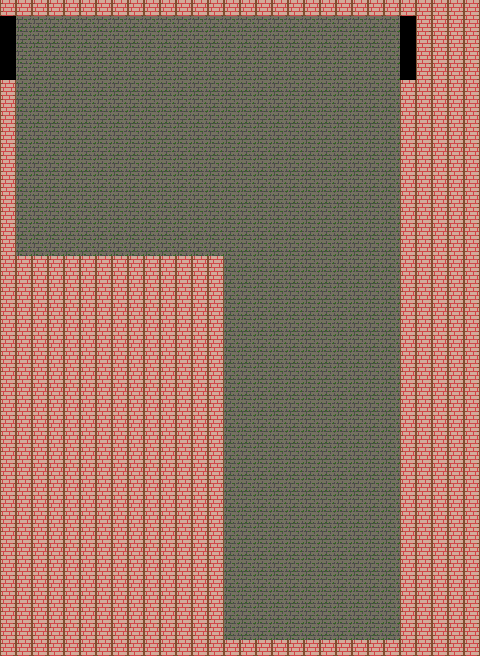

Rendered tile map (Tiled .tmx) drawn with the repository's tilesets; below, a short description and the map source with its tile grids summarised:
An orthogonal 30x41 tile map with 16x16 px tiles, 4 tile layers (ground, blocks_exits, items, characters), 5 tilesets.

<map version="1.0" orientation="orthogonal" renderorder="right-down" width="30" height="41" tilewidth="16" tileheight="16" nextobjectid="1">
 <tileset firstgid="1" name="tiles" tilewidth="16" tileheight="16" tilecount="80" columns="8">
  <image source="tiles.png" width="128" height="160" />
  <tile id="0">
   <properties>
    <property name="Blocked" type="bool" value="true" />
   </properties>
  </tile>
  <tile id="5">
   <properties>
    <property name="Blocked" type="bool" value="true" />
   </properties>
  </tile>
 </tileset>
 <tileset firstgid="81" name="tree" tilewidth="16" tileheight="16" tilecount="100" columns="10">
  <image source="tree.png" width="160" height="160" />
  <tile id="0">
   <properties>
    <property name="Blocked" type="bool" value="true" />
   </properties>
  </tile>
  <tile id="1">
   <properties>
    <property name="Blocked" type="bool" value="true" />
   </properties>
  </tile>
  <tile id="2">
   <properties>
    <property name="Blocked" type="bool" value="true" />
   </properties>
  </tile>
  <tile id="3">
   <properties>
    <property name="Blocked" type="bool" value="true" />
   </properties>
  </tile>
  <tile id="4">
   <properties>
    <property name="Blocked" type="bool" value="true" />
   </properties>
  </tile>
  <tile id="5">
   <properties>
    <property name="Blocked" type="bool" value="true" />
   </properties>
  </tile>
  <tile id="6">
   <properties>
    <property name="Blocked" type="bool" value="true" />
   </properties>
  </tile>
  <tile id="7">
   <properties>
    <property name="Blocked" type="bool" value="true" />
   </properties>
  </tile>
  <tile id="8">
   <properties>
    <property name="Blocked" type="bool" value="true" />
   </properties>
  </tile>
  <tile id="9">
   <properties>
    <property name="Blocked" type="bool" value="true" />
   </properties>
  </tile>
  <tile id="10">
   <properties>
    <property name="Blocked" type="bool" value="true" />
   </properties>
  </tile>
  <tile id="11">
   <properties>
    <property name="Blocked" type="bool" value="true" />
   </properties>
  </tile>
  <tile id="12">
   <properties>
    <property name="Blocked" type="bool" value="true" />
   </properties>
  </tile>
  <tile id="13">
   <properties>
    <property name="Blocked" type="bool" value="true" />
   </properties>
  </tile>
  <tile id="14">
   <properties>
    <property name="Blocked" type="bool" value="true" />
   </properties>
  </tile>
  <tile id="15">
   <properties>
    <property name="Blocked" type="bool" value="true" />
   </properties>
  </tile>
  <tile id="16">
   <properties>
    <property name="Blocked" type="bool" value="true" />
   </properties>
  </tile>
  <tile id="17">
   <properties>
    <property name="Blocked" type="bool" value="true" />
   </properties>
  </tile>
  <tile id="18">
   <properties>
    <property name="Blocked" type="bool" value="true" />
   </properties>
  </tile>
  <tile id="19">
   <properties>
    <property name="Blocked" type="bool" value="true" />
   </properties>
  </tile>
  <tile id="20">
   <properties>
    <property name="Blocked" type="bool" value="true" />
   </properties>
  </tile>
  <tile id="21">
   <properties>
    <property name="Blocked" type="bool" value="true" />
   </properties>
  </tile>
  <tile id="22">
   <properties>
    <property name="Blocked" type="bool" value="true" />
   </properties>
  </tile>
  <tile id="23">
   <properties>
    <property name="Blocked" type="bool" value="true" />
   </properties>
  </tile>
  <tile id="24">
   <properties>
    <property name="Blocked" type="bool" value="true" />
   </properties>
  </tile>
  <tile id="25">
   <properties>
    <property name="Blocked" type="bool" value="true" />
   </properties>
  </tile>
  <tile id="26">
   <properties>
    <property name="Blocked" type="bool" value="true" />
   </properties>
  </tile>
  <tile id="27">
   <properties>
    <property name="Blocked" type="bool" value="true" />
   </properties>
  </tile>
  <tile id="28">
   <properties>
    <property name="Blocked" type="bool" value="true" />
   </properties>
  </tile>
  <tile id="29">
   <properties>
    <property name="Blocked" type="bool" value="true" />
   </properties>
  </tile>
  <tile id="30">
   <properties>
    <property name="Blocked" type="bool" value="true" />
   </properties>
  </tile>
  <tile id="31">
   <properties>
    <property name="Blocked" type="bool" value="true" />
   </properties>
  </tile>
  <tile id="32">
   <properties>
    <property name="Blocked" type="bool" value="true" />
   </properties>
  </tile>
  <tile id="33">
   <properties>
    <property name="Blocked" type="bool" value="true" />
   </properties>
  </tile>
  <tile id="34">
   <properties>
    <property name="Blocked" type="bool" value="true" />
   </properties>
  </tile>
  <tile id="35">
   <properties>
    <property name="Blocked" type="bool" value="true" />
   </properties>
  </tile>
  <tile id="36">
   <properties>
    <property name="Blocked" type="bool" value="true" />
   </properties>
  </tile>
  <tile id="37">
   <properties>
    <property name="Blocked" type="bool" value="true" />
   </properties>
  </tile>
  <tile id="38">
   <properties>
    <property name="Blocked" type="bool" value="true" />
   </properties>
  </tile>
  <tile id="39">
   <properties>
    <property name="Blocked" type="bool" value="true" />
   </properties>
  </tile>
  <tile id="40">
   <properties>
    <property name="Blocked" type="bool" value="true" />
   </properties>
  </tile>
  <tile id="41">
   <properties>
    <property name="Blocked" type="bool" value="true" />
   </properties>
  </tile>
  <tile id="42">
   <properties>
    <property name="Blocked" type="bool" value="true" />
   </properties>
  </tile>
  <tile id="43">
   <properties>
    <property name="Blocked" type="bool" value="true" />
   </properties>
  </tile>
  <tile id="44">
   <properties>
    <property name="Blocked" type="bool" value="true" />
   </properties>
  </tile>
  <tile id="45">
   <properties>
    <property name="Blocked" type="bool" value="true" />
   </properties>
  </tile>
  <tile id="46">
   <properties>
    <property name="Blocked" type="bool" value="true" />
   </properties>
  </tile>
  <tile id="47">
   <properties>
    <property name="Blocked" type="bool" value="true" />
   </properties>
  </tile>
  <tile id="48">
   <properties>
    <property name="Blocked" type="bool" value="true" />
   </properties>
  </tile>
  <tile id="49">
   <properties>
    <property name="Blocked" type="bool" value="true" />
   </properties>
  </tile>
  <tile id="50">
   <properties>
    <property name="Blocked" type="bool" value="true" />
   </properties>
  </tile>
  <tile id="51">
   <properties>
    <property name="Blocked" type="bool" value="true" />
   </properties>
  </tile>
  <tile id="52">
   <properties>
    <property name="Blocked" type="bool" value="true" />
   </properties>
  </tile>
  <tile id="53">
   <properties>
    <property name="Blocked" type="bool" value="true" />
   </properties>
  </tile>
  <tile id="54">
   <properties>
    <property name="Blocked" type="bool" value="true" />
   </properties>
  </tile>
  <tile id="55">
   <properties>
    <property name="Blocked" type="bool" value="true" />
   </properties>
  </tile>
  <tile id="56">
   <properties>
    <property name="Blocked" type="bool" value="true" />
   </properties>
  </tile>
  <tile id="57">
   <properties>
    <property name="Blocked" type="bool" value="true" />
   </properties>
  </tile>
  <tile id="58">
   <properties>
    <property name="Blocked" type="bool" value="true" />
   </properties>
  </tile>
  <tile id="59">
   <properties>
    <property name="Blocked" type="bool" value="true" />
   </properties>
  </tile>
  <tile id="60">
   <properties>
    <property name="Blocked" type="bool" value="true" />
   </properties>
  </tile>
  <tile id="61">
   <properties>
    <property name="Blocked" type="bool" value="true" />
   </properties>
  </tile>
  <tile id="62">
   <properties>
    <property name="Blocked" type="bool" value="true" />
   </properties>
  </tile>
  <tile id="63">
   <properties>
    <property name="Blocked" type="bool" value="true" />
   </properties>
  </tile>
  <tile id="64">
   <properties>
    <property name="Blocked" type="bool" value="true" />
   </properties>
  </tile>
  <tile id="65">
   <properties>
    <property name="Blocked" type="bool" value="true" />
   </properties>
  </tile>
  <tile id="66">
   <properties>
    <property name="Blocked" type="bool" value="true" />
   </properties>
  </tile>
  <tile id="67">
   <properties>
    <property name="Blocked" type="bool" value="true" />
   </properties>
  </tile>
  <tile id="68">
   <properties>
    <property name="Blocked" type="bool" value="true" />
   </properties>
  </tile>
  <tile id="69">
   <properties>
    <property name="Blocked" type="bool" value="true" />
   </properties>
  </tile>
  <tile id="70">
   <properties>
    <property name="Blocked" type="bool" value="true" />
   </properties>
  </tile>
  <tile id="71">
   <properties>
    <property name="Blocked" type="bool" value="true" />
   </properties>
  </tile>
  <tile id="72">
   <properties>
    <property name="Blocked" type="bool" value="true" />
   </properties>
  </tile>
  <tile id="73">
   <properties>
    <property name="Blocked" type="bool" value="true" />
   </properties>
  </tile>
  <tile id="74">
   <properties>
    <property name="Blocked" type="bool" value="true" />
   </properties>
  </tile>
  <tile id="75">
   <properties>
    <property name="Blocked" type="bool" value="true" />
   </properties>
  </tile>
  <tile id="76">
   <properties>
    <property name="Blocked" type="bool" value="true" />
   </properties>
  </tile>
  <tile id="77">
   <properties>
    <property name="Blocked" type="bool" value="true" />
   </properties>
  </tile>
  <tile id="78">
   <properties>
    <property name="Blocked" type="bool" value="true" />
   </properties>
  </tile>
  <tile id="79">
   <properties>
    <property name="Blocked" type="bool" value="true" />
   </properties>
  </tile>
  <tile id="80">
   <properties>
    <property name="Blocked" type="bool" value="true" />
   </properties>
  </tile>
  <tile id="81">
   <properties>
    <property name="Blocked" type="bool" value="true" />
   </properties>
  </tile>
  <tile id="82">
   <properties>
    <property name="Blocked" type="bool" value="true" />
   </properties>
  </tile>
  <tile id="83">
   <properties>
    <property name="Blocked" type="bool" value="true" />
   </properties>
  </tile>
  <tile id="84">
   <properties>
    <property name="Blocked" type="bool" value="true" />
   </properties>
  </tile>
  <tile id="85">
   <properties>
    <property name="Blocked" type="bool" value="true" />
   </properties>
  </tile>
  <tile id="86">
   <properties>
    <property name="Blocked" type="bool" value="true" />
   </properties>
  </tile>
  <tile id="87">
   <properties>
    <property name="Blocked" type="bool" value="true" />
   </properties>
  </tile>
  <tile id="88">
   <properties>
    <property name="Blocked" type="bool" value="true" />
   </properties>
  </tile>
  <tile id="89">
   <properties>
    <property name="Blocked" type="bool" value="true" />
   </properties>
  </tile>
  <tile id="90">
   <properties>
    <property name="Blocked" type="bool" value="true" />
   </properties>
  </tile>
  <tile id="91">
   <properties>
    <property name="Blocked" type="bool" value="true" />
   </properties>
  </tile>
  <tile id="92">
   <properties>
    <property name="Blocked" type="bool" value="true" />
   </properties>
  </tile>
  <tile id="93">
   <properties>
    <property name="Blocked" type="bool" value="true" />
   </properties>
  </tile>
  <tile id="94">
   <properties>
    <property name="Blocked" type="bool" value="true" />
   </properties>
  </tile>
  <tile id="95">
   <properties>
    <property name="Blocked" type="bool" value="true" />
   </properties>
  </tile>
  <tile id="96">
   <properties>
    <property name="Blocked" type="bool" value="true" />
   </properties>
  </tile>
  <tile id="97">
   <properties>
    <property name="Blocked" type="bool" value="true" />
   </properties>
  </tile>
  <tile id="98">
   <properties>
    <property name="Blocked" type="bool" value="true" />
   </properties>
  </tile>
  <tile id="99">
   <properties>
    <property name="Blocked" type="bool" value="true" />
   </properties>
  </tile>
 </tileset>
 <tileset firstgid="181" name="characters" tilewidth="16" tileheight="16" tilecount="80" columns="8">
  <image source="transparent.png" width="128" height="160" />
  <tile id="0">
   <properties>
    <property name="CharacterName" value="flamehead1" />
    <property name="CharacterType" value="enemy" />
   </properties>
  </tile>
  <tile id="1">
   <properties>
    <property name="CharacterName" value="flamehead2" />
    <property name="CharacterType" value="enemy" />
   </properties>
  </tile>
 </tileset>
 <tileset firstgid="261" name="items" tilewidth="16" tileheight="16" tilecount="80" columns="8">
  <image source="transparent.png" width="128" height="160" />
  <tile id="0">
   <properties>
    <property name="ItemName" value="Chest" />
   </properties>
  </tile>
 </tileset>
 <tileset firstgid="341" name="exits" tilewidth="16" tileheight="16" tilecount="80" columns="8">
  <image source="exits.png" width="128" height="160" />
  <tile id="0">
   <properties>
    <property name="Exit" value="borggarden" />
    <property name="SpawnX" value="294" />
    <property name="SpawnY" value="-480" />
   </properties>
  </tile>
  <tile id="1">
   <properties>
    <property name="Exit" value="meta" />
    <property name="SpawnX" value="-515" />
    <property name="SpawnY" type="int" value="-520" />
   </properties>
  </tile>
 </tileset>
 <layer name="ground" width="30" height="41">
  <data>[1230 cells, 1148 non-empty, 1 distinct tile ids]</data>
 </layer>
 <layer name="blocks_exits" width="30" height="41">
  <data>[1230 cells, 606 non-empty, 3 distinct tile ids]</data>
 </layer>
 <layer name="items" width="30" height="41">
  <data>[1230 cells, 0 non-empty, 0 distinct tile ids]</data>
 </layer>
 <layer name="characters" width="30" height="41">
  <data>[1230 cells, 2 non-empty, 2 distinct tile ids]</data>
 </layer>
</map>
